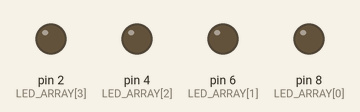
Simulated run of this sketch. Board: Arduino Uno, built with avr-gcc and run on an emulated ATmega328P. Shown: output pins drawn as LEDs (lit = HIGH).

Above: at 0.2 s.
At 1.2 s:
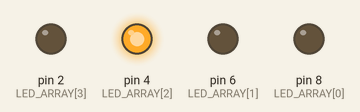
At 2.7 s:
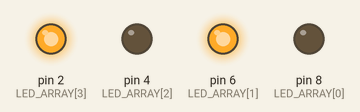
At 5.2 s:
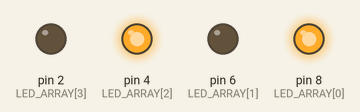
At 7.7 s:
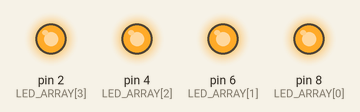
At 10.7 s:
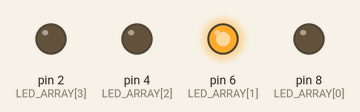
Timing chart, 0 to 11.1 s (numbered marks = the images above):
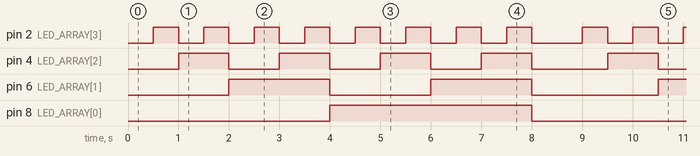

Measured:
- by itself, pin 2 (LED_ARRAY[3]): repeats every 8.5 s: 7 × (LOW 0.50 s, HIGH 0.50 s), LOW 1.0 s, HIGH 0.50 s
- by itself, pin 4 (LED_ARRAY[2]): repeats every 8.5 s: 3 × (LOW 1.0 s, HIGH 1.0 s), LOW 1.5 s, HIGH 1.0 s
- by itself, pin 6 (LED_ARRAY[1]): repeats every 8.5 s: LOW 2.0 s, HIGH 2.0 s, LOW 2.5 s, HIGH 2.0 s
- by itself, pin 8 (LED_ARRAY[0]): alternates HIGH for 4.0 s and LOW for 4.5 s

The sketch:

Act1Part1d_alternate.ino
```cpp
#include <Arduino.h>
#include "api/Common.h"

const int LED_COUNT = 4;
const int LED_ARRAY[LED_COUNT] = {8, 6, 4, 2};

int counter = 0;
int COUNTER_MAX = 15;

void blinkLEDArray() {
  for (int i = 0; i < LED_COUNT; i++) {
    digitalWrite(LED_ARRAY[i], bitRead(counter, LED_COUNT - i - 1));

  }

}

void setup() {
  for (int i = 0; i < LED_COUNT; i++) {
    pinMode(LED_ARRAY[i], OUTPUT);

  }

}

void loop() {
  if (counter > COUNTER_MAX) {
    blinkLEDArray();
    delay(500);

    counter = 0;
  } else {
    blinkLEDArray();
    delay(500);

    counter++;
  }


}
```
